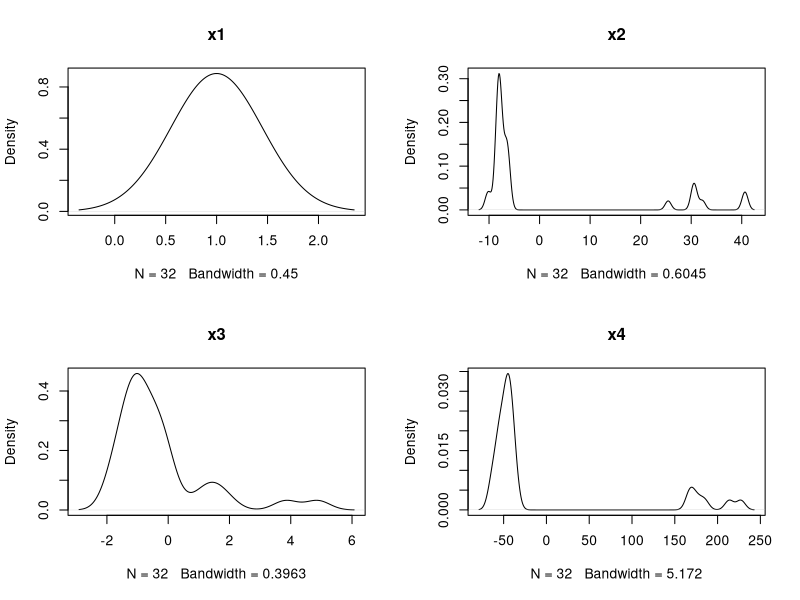
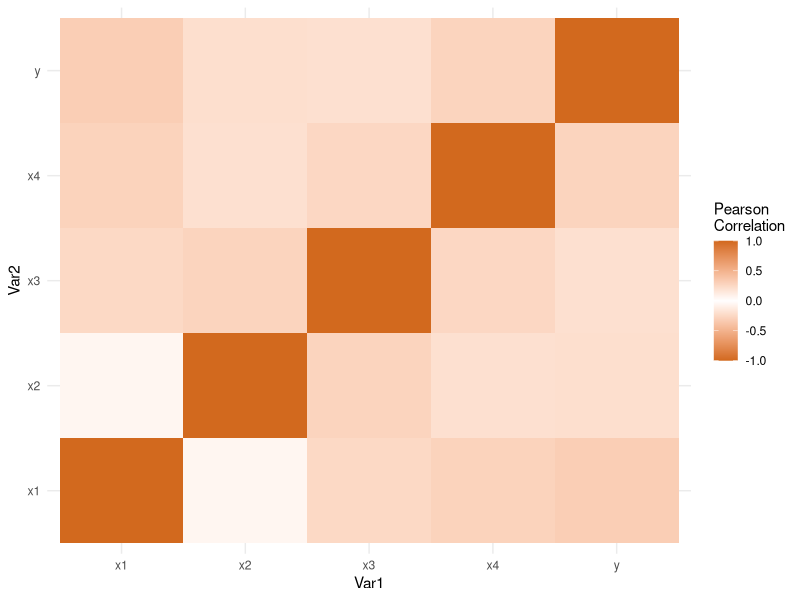

Reproduce these figures in R, in order.
## ---- chunk 1
knitr::opts_chunk$set(echo = TRUE)
library(ggplot2)
library(reshape2)
## ---- chunk 2
# centering data matrix
df = read.csv('data.csv')
n = ncol(df)
one = array(1,dim=n)
I = diag(n)
C = I - 1/n * (one %*% t(one))

# L2 regularization requirements
lambda = as.array(10^seq(-20, 10, by=0.1))
l = length(lambda)
MSE_l2 = array(NA, dim=l)
betas = matrix(NA, nrow=l, ncol=n)

# data
df = df*C # centering rows
ones = array(1, dim=nrow(df))
X  = as.matrix(cbind(ones, df[-5]))
y  = as.matrix(df[5])

# pre-processing

# KDE of X
scaler=0.3
jpeg("./images/KDEs.jpg", width=4096*scaler, height=2160*scaler)
par(mfrow = c(2, 2))
plot(density(X[,1]), main='x1')
plot(density(X[,2]), main='x2')
plot(density(X[,3]), main='x3')
plot(density(X[,4]), main='x4')
dev.off()

# heatmap
scaler=0.3
jpeg("./images/heatmap.jpg", width=4096*scaler, height=2160*scaler)
par(mfrow = c(1, 1))
cormat = round(cor(df),2)
melted_cormat = melt(cormat)
ggplot(data = melted_cormat, aes(x=Var1, y=Var2, fill=value)) + 
  geom_tile() +
  scale_fill_gradient2(low="chocolate",
                       high="chocolate",
                       mid="white",
                       midpoint = 0,
                       limit = c(-1,1),
                       space = "Lab",
                       name="Pearson\nCorrelation") +
  theme_minimal()
dev.off()



# L2 regularization
for(i in 1:l){
  beta = solve(t(X) %*% X + lambda[i]*diag(n) ) %*% t(X) %*% y
  y_pred_l2 = X %*% beta
  MSE_l2[i] = sum((y_pred_l2 - y)^2)
  betas[i,] = beta
}
l2_beta_opt = betas[which.min(MSE_l2),]
l2_min_MSE = min(MSE_l2)

# generalized linear regression
y_glm = glm(df$y~df$x1+df$x2+df$x3+df$x4, family='gaussian', data=df)
y_glm
glm_beta_opt = as.array(y_glm$coefficients[1:5])
y_pred_glm = X %*% glm_beta_opt
glm_MSE = sum((y_pred_glm - y)^2)

# result
if(l2_min_MSE<glm_MSE) cat('L2 regularization beta:',round(l2_beta_opt,3)) else cat('GLM regularization beta:',round(glm_beta_opt))
